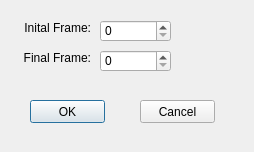
<?xml version="1.0" encoding="UTF-8"?>
<ui version="4.0">
 <class>Dialog</class>
 <widget class="QDialog" name="Dialog">
  <property name="geometry">
   <rect>
    <x>0</x>
    <y>0</y>
    <width>254</width>
    <height>152</height>
   </rect>
  </property>
  <property name="windowTitle">
   <string>Dialog</string>
  </property>
  <widget class="QLabel" name="lbIni">
   <property name="geometry">
    <rect>
     <x>20</x>
     <y>20</y>
     <width>71</width>
     <height>16</height>
    </rect>
   </property>
   <property name="text">
    <string>&lt;html&gt;&lt;head/&gt;&lt;body&gt;&lt;p align=&quot;right&quot;&gt;Inital Frame:&lt;/p&gt;&lt;/body&gt;&lt;/html&gt;</string>
   </property>
  </widget>
  <widget class="QLabel" name="lbEnd">
   <property name="geometry">
    <rect>
     <x>20</x>
     <y>50</y>
     <width>71</width>
     <height>16</height>
    </rect>
   </property>
   <property name="text">
    <string>&lt;html&gt;&lt;head/&gt;&lt;body&gt;&lt;p align=&quot;right&quot;&gt;Final Frame:&lt;/p&gt;&lt;/body&gt;&lt;/html&gt;</string>
   </property>
  </widget>
  <widget class="QSpinBox" name="sbIni">
   <property name="geometry">
    <rect>
     <x>100</x>
     <y>20</y>
     <width>71</width>
     <height>22</height>
    </rect>
   </property>
  </widget>
  <widget class="QSpinBox" name="sbEnd">
   <property name="geometry">
    <rect>
     <x>100</x>
     <y>50</y>
     <width>71</width>
     <height>22</height>
    </rect>
   </property>
  </widget>
  <widget class="QPushButton" name="pbOK">
   <property name="geometry">
    <rect>
     <x>30</x>
     <y>100</y>
     <width>75</width>
     <height>23</height>
    </rect>
   </property>
   <property name="text">
    <string>OK</string>
   </property>
  </widget>
  <widget class="QPushButton" name="pbCancel">
   <property name="geometry">
    <rect>
     <x>140</x>
     <y>100</y>
     <width>75</width>
     <height>23</height>
    </rect>
   </property>
   <property name="text">
    <string>Cancel</string>
   </property>
  </widget>
 </widget>
 <resources/>
 <connections/>
</ui>
